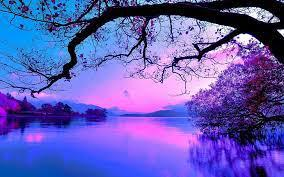
#> input picture Dữ liệu bài tập/Buổi 02 (01-12-S)/nature_default.jpg, 284 x 177 px
$ jupyter execute --allow-errors Ex2.ipynb
#> lines starting #> are read from the running program, lines starting #| are printed output that depends on the picture; after the words box and inside, x2 and y2 are one past the last pixel; in counts of white or black regions, pixels touching at a corner belong together
# Excercise 2

[cell 1]
import cv2
import matplotlib.pyplot as plt
import numpy as np

FS = 15 #Fontsize of caption

## 2.1 Read and Write an image

[cell 2]
#Read the image test
img = cv2.imread('nature_default.jpg')
#> img is the input picture: shape (177, 284, 3); mean B, G, R 183.7, 91.9, 99
img_rgb = cv2.cvtColor(img, cv2.COLOR_BGR2RGB) #Convert to RGB
img_grayscale = cv2.cvtColor(img_rgb, cv2.COLOR_RGB2GRAY) #Convert to grayscale
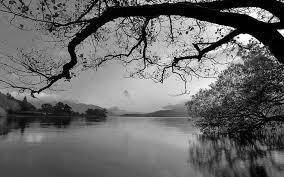
#> img_grayscale: shape (177, 284); min 0, max 255, mean 104.5

_, img_bw = cv2.threshold(img_grayscale, 127, 255, cv2.THRESH_BINARY) #Convert to binary with threshhold at 50%
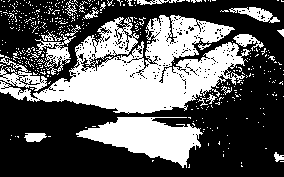
#> img_bw: shape (177, 284); 37% white; 425 white regions (402 under 20 px), largest, box (x1, y1, x2, y2) and area: (0, 15, 251, 114) 12275, (76, 117, 203, 168) 3379, (35, 34, 76, 75) 518

#Plot images
plt.figure(figsize = (15, 5))
plt.subplot(1, 3, 1)
plt.imshow(img_rgb)
plt.title('Original image', fontsize = FS)
plt.axis('off')

plt.subplot(1, 3, 2)
plt.imshow(img_grayscale, cmap = 'gray')
plt.title('Grayscale image', fontsize = FS)
plt.axis('off')

plt.subplot(1, 3, 3)
plt.imshow(img_bw, cmap = 'gray')
plt.title('Binary image', fontsize = FS)
plt.axis('off')

#Save figure
plt.savefig('Image Representations.png', bbox_inches = 'tight')

#Save the origin image with different qualities
cv2.imwrite('nature_100.jpg', img = img, params = [cv2.IMWRITE_JPEG_QUALITY, 100])
cv2.imwrite('nature_75.jpg', img = img, params = [cv2.IMWRITE_JPEG_QUALITY, 75])
cv2.imwrite('nature_10.jpg', img = img, params = [cv2.IMWRITE_JPEG_QUALITY, 10])
#> Out = True

## 2.2 Quantization

[cell 3]
#Read the image test
img = cv2.imread('tiger.jpg', cv2.IMREAD_GRAYSCALE) #Load image as grayscale
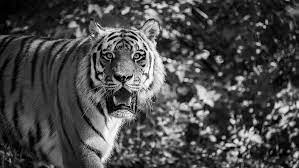
#> input picture Dữ liệu bài tập/Buổi 02 (01-12-S)/tiger.jpg, 299 x 168 px
#> img is the input picture: shape (168, 299); min 0, max 255, mean 73.9
img = img.astype(np.float64) #Convert to float to computation

plt.figure(figsize = (12, 6))

for num_of_bit in range(1, 9):
    #Quantize to a given number of bit(s)
    num_of_level = 2 ** num_of_bit
    level_gap = 256 / num_of_level
    quantized_img = (np.ceil(img / level_gap) * level_gap - 1).clip(0, 255).astype(np.uint8)

    #Plot image
    plt.subplot(2, 4, num_of_bit)
    plt.imshow(quantized_img, cmap = 'gray')

    #Image caption
    title = f"{num_of_bit}-bit{'s' if num_of_bit > 1 else ''}"
    plt.title(title, fontsize = FS)
    plt.axis('off')

    #Save image
    cv2.imwrite(f'Quantization_in_{title}.jpg', img = quantized_img)
#> this loop made 8 passes
#> pass 1, `quantized_img = (np.ceil(img / level_gap) * level_gap - 1).clip(0, 255..`:
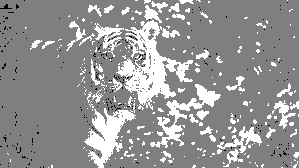
#> quantized_img: shape (168, 299); min 0, max 255, mean 148.5

#Display plot
plt.tight_layout()
plt.show()

## 2.3 Brightness adjustment

[cell 4]
#Read the image test
img = cv2.imread('tiger.jpg', cv2.IMREAD_GRAYSCALE) #Load image as grayscale
img = img.astype(np.float64) #Convert to float to computation

#Brightness adjustment by an intansity sealling
scale = 3 #Scale = 1.0 -> unchange. Scale < 1 -> darker. Scale > 1 -> brighter
scaled_img = img * scale
scaled_img = np.clip(scaled_img, 0, 255).astype(np.uint8)
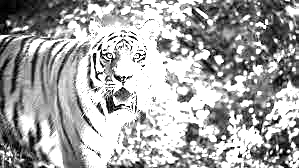
#> scaled_img: shape (168, 299); min 0, max 255, mean 165.7

plt.figure(figsize = (12, 6))

#Plot image
plt.subplot(1, 2, 1)
plt.imshow(img, cmap = 'gray')
plt.title('Original image', fontsize = FS)
plt.axis('off')

plt.subplot(1, 2, 2)
plt.imshow(scaled_img, cmap = 'gray')
plt.title('Scaled image', fontsize = FS)
plt.axis('off')
#> Out = (-0.5, 298.5, 167.5, -0.5)

## 2.4 Contrast enhancement

[cell 5]
#Read the image test
img = cv2.imread('waterfall.jpg') #Load image in BGR format
#> (the rest of this cell did not finish here and is left out)

## 2.5 Brightness adjustment for color image

[cell 6]
#Read the image test
img = cv2.imread('sunset.jpg') #Load image in BGR format
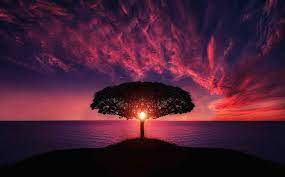
#> input picture Dữ liệu bài tập/Buổi 02 (01-12-S)/sunset.jpg, 285 x 177 px
#> img is the input picture: shape (177, 285, 3); mean B, G, R 51.6, 30.5, 73.5

#Brighten all 3 layers RGB
brighten_img = img.copy()
brighten_img[:, :, 2] = cv2.add(img[:, :, 2], 100) #Red component
brighten_img[:, :, 1] = cv2.add(img[:, :, 1], 175) #Grenn component
brighten_img[:, :, 0] = cv2.add(img[:, :, 0], 225) #Blue component
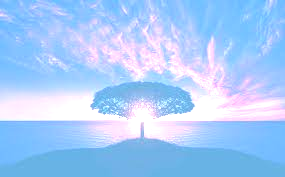
#> brighten_img: shape (177, 285, 3); mean B, G, R 250.4, 204.5, 167.9

#Darken all 3 layers RGB
darken_img = img.copy()
darken_img[:, :, 2] = cv2.subtract(img[:, :, 2], 120) #Red component
darken_img[:, :, 1] = cv2.subtract(img[:, :, 1], 80) #Grenn component
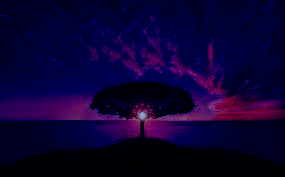
#> darken_img: shape (177, 285, 3); mean B, G, R 51.6, 1, 11.9
darken_img[:, :, 0] = cv2.subtract(img[:, :, 0], 40) #Blue component
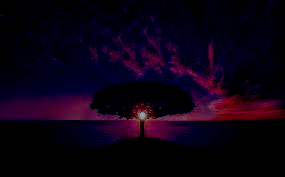
#> darken_img: shape (177, 285, 3); mean B, G, R 18.7, 1, 11.9

plt.figure(figsize = (15, 5))

#Plot image
plt.subplot(1, 3, 1)
plt.imshow(cv2.cvtColor(img, cv2.COLOR_BGR2RGB))
plt.title('Original image', fontsize = FS)
plt.axis('off')

plt.subplot(1, 3, 2)
plt.imshow(cv2.cvtColor(brighten_img, cv2.COLOR_BGR2RGB))
plt.title('Brighten 3-layer image', fontsize = FS)
plt.axis('off')

plt.subplot(1, 3, 3)
plt.imshow(cv2.cvtColor(darken_img, cv2.COLOR_BGR2RGB))
plt.title('Darken 3-layer image', fontsize = FS)
plt.axis('off')
#> Out = (-0.5, 284.5, 176.5, -0.5)
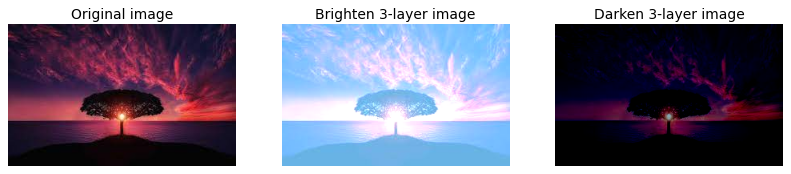
#> figure drawn by matplotlib, 3 panels
